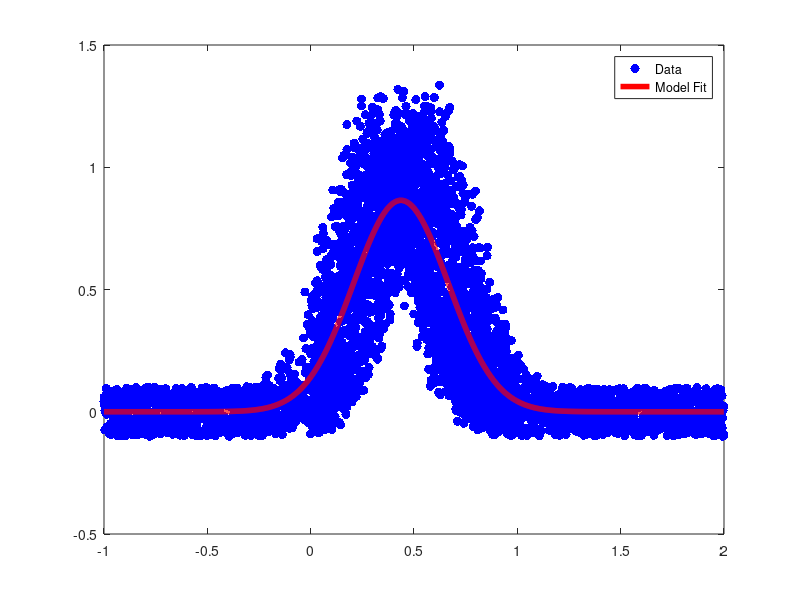

This chart was generated by the following MATLAB code:
%%%%%%%%%%%%%%%%%%%%%%%%%%%%%%%%%%%%%%%%%%%%%%%%%%%%%%%%%%%%%%%%%%%%
%
% FUNCTION: Performs Non-linear Least Squares for HW6, Prob 6.
%
%   AUTHOR: 
%     DATE:
%
%%%%%%%%%%%%%%%%%%%%%%%%%%%%%%%%%%%%%%%%%%%%%%%%%%%%%%%%%%%%%%%%%%%%

function perform_NonLinear_Least_Squares()

%------------------------------------------------------------
%
% LOADS a .mat file which hands you a matrix, DATA
%   
%       NOTE: (1) DATA(:,1) <- x values (1st column)
%             (2) DATA(:,2) <- y values (2nd column)
%
%------------------------------------------------------------
load('HW6_Prob6_Data.mat');

% *** CAN USE MATRIX DATA BELOW AS THOUGH YOU CREATED IT 
%       PREVIOUSLY  ONCE YOU LOAD IT IN THE PREVIOUS LINE ****

xVec = DATA(:,1); % grabs x-Values from DATA
yVec = DATA(:,2); % grabs y-Values from DATA

% initial guess
BetaP = [1 0.5 0.3]';

% initialize error, tolerance, and # iterations
err = 1;
tol = 1e-5;
N = 0;

% begin while loop, run until err < tol
while err > tol
    % use function 2 to compute Jacobian-like matrix J
    J = compute_Jacobian(BetaP,xVec);
    % use function 3 to compute dely
    dely = compute_dely(BetaP,xVec,yVec);
    % use pseudo-inverse to compute delBetak vector
    delBetaK = (J'*J)\J'*dely;
    % new approximation
    BetaN = BetaP + delBetaK;
    % compute error (l^2 norm)
    err = sqrt((BetaN-BetaP)'*(BetaN-BetaP));
    % redefine BetaP for next iter
    BetaP = BetaN;
    % update # of iters
    N = N + 1;
end
BetaP
N

%find the approximate solution
for i = 1:length(xVec)
    approx_soln(i) = (BetaP(1) * exp((-(xVec(i)-BetaP(2))^2)/(2*BetaP(3)^2)));
end

%plot the data
figure(1)
plot(xVec,yVec,'b.','MarkerSize',20,'LineWidth',6); hold on; % plot the data
plot(xVec,approx_soln,'r','LineWidth',4);
legend('Data','Model Fit')

end

% FUNCTION 2 that Computes the Jacobian-like matrix J
function J = compute_Jacobian(BetaP,xVec)
% begin for loop to iteration through data points
for i = 1:length(xVec)
    % partial wrt BetaP(1)
    J(i,1) = exp(-((xVec(i)-BetaP(2))^2)/(2*BetaP(3)^2));
    % partial wrt BetaP(2)
    J(i,2) = (BetaP(1)*(xVec(i)-BetaP(2))/(BetaP(3)^2)) * exp(-((xVec(i)-BetaP(2))^2)/(2*BetaP(3)^2));
    % partial wrt BetaP(3)
    J(i,3) = ((BetaP(1)*(xVec(i)-BetaP(2))^2)/(BetaP(3)^3)) * exp(-((xVec(i)-BetaP(2))^2)/(2*BetaP(3)^2));
end
end

% FUNCTION 3 that Computes dely
function dely = compute_dely(BetaP,xVec,yVec)
% begin for loop to iterate through data points
for i = 1:length(yVec)
    % compute the ith term of dely
    dely(i,1) = yVec(i) - (BetaP(1) * exp((-(xVec(i)-BetaP(2))^2)/(2*BetaP(3)^2)));
end
end